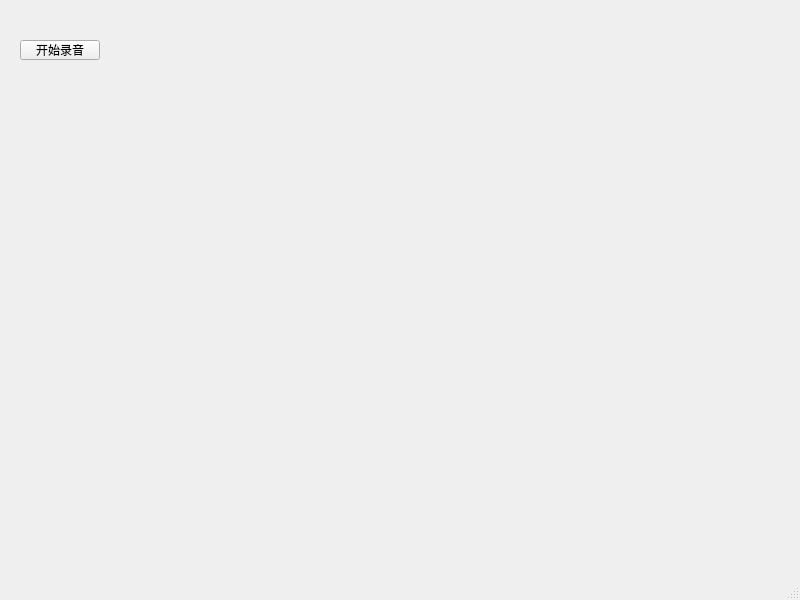
<?xml version="1.0" encoding="UTF-8"?>
<ui version="4.0">
 <class>MainWindow</class>
 <widget class="QMainWindow" name="MainWindow">
  <property name="geometry">
   <rect>
    <x>0</x>
    <y>0</y>
    <width>800</width>
    <height>600</height>
   </rect>
  </property>
  <property name="windowTitle">
   <string>MainWindow</string>
  </property>
  <widget class="QWidget" name="centralwidget">
   <widget class="QPushButton" name="audioButton">
    <property name="geometry">
     <rect>
      <x>20</x>
      <y>40</y>
      <width>80</width>
      <height>20</height>
     </rect>
    </property>
    <property name="text">
     <string>开始录音</string>
    </property>
   </widget>
  </widget>
  <widget class="QMenuBar" name="menubar">
   <property name="geometry">
    <rect>
     <x>0</x>
     <y>0</y>
     <width>800</width>
     <height>21</height>
    </rect>
   </property>
  </widget>
  <widget class="QStatusBar" name="statusbar"/>
 </widget>
 <resources/>
 <connections/>
</ui>
